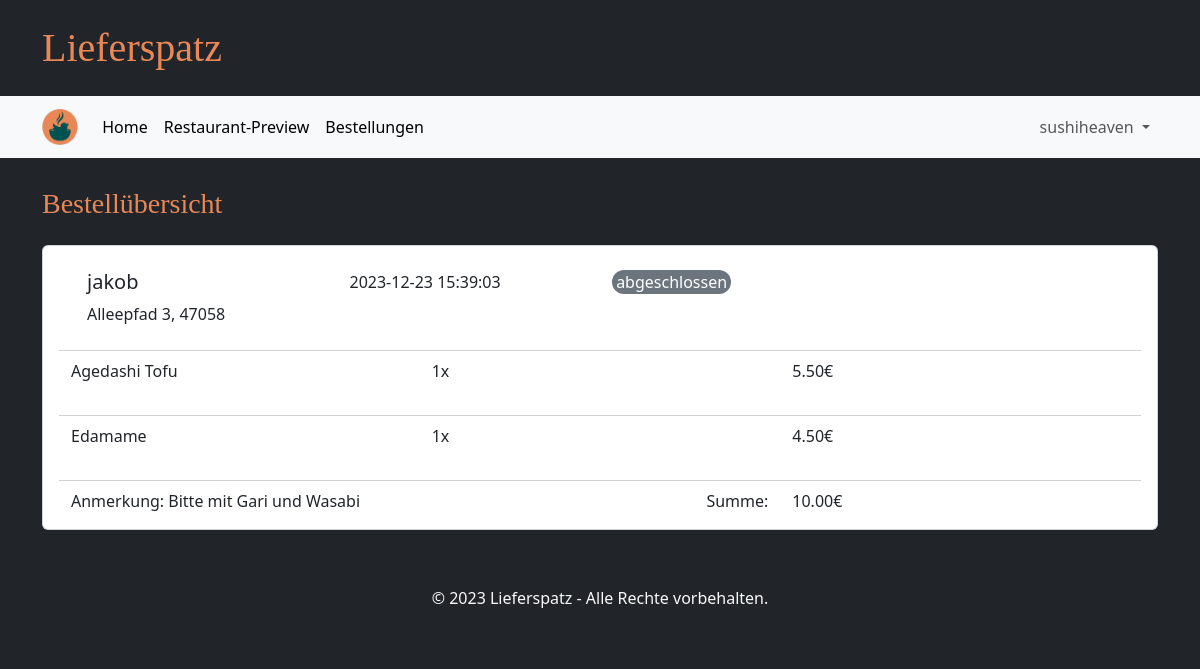
Page /orders (signed in) on the committed database.
### tables this page shows
CREATE TABLE Bestellung(
            KUsername TEXT NOT NULL,
            GUsername TEXT NOT NULL,
            Eingangszeit TEXT NOT NULL,
            Anmerkung TEXT,
            Bestellstatus TEXT NOT NULL CHECK( Bestellstatus IN ('in Bearbeitung','in Zubereitung','storniert','abgeschlossen') )
        );

CREATE TABLE KundenAccount(
            Username TEXT PRIMARY KEY NOT NULL,
            Passwort TEXT NOT NULL,
            Nachname TEXT NOT NULL,
            Vorname TEXT NOT NULL,
            Strasse TEXT NOT NULL,
            Hausnummer INTEGER NOT NULL,
            Plz INTEGER NOT NULL
        );

CREATE TABLE bestellung_beinhaltet(
            Bestellung INTEGER NOT NULL,
            ItemID INTEGER NOT NULL,
            Menge INTEGER NOT NULL,
            FOREIGN KEY(Bestellung) REFERENCES Bestellung(ID)
            FOREIGN KEY(ItemID) REFERENCES Item(ID) ON DELETE CASCADE
        );

CREATE TABLE Item(
            ID INTEGER NOT NULL,
            Restaurant TEXT NOT NULL,
            Name TEXT NOT NULL,
            Kategorie TEXT CHECK(Kategorie IN ('Vorspeise', 'Hauptgericht', 'Dessert', 'Getränk')),
            IBeschreibung TEXT NOT NULL DEFAULT '',
            Preis INTEGER NOT NULL,
            Deaktiviert INTEGER DEFAULT 0 CHECK(Deaktiviert IN (0, 1)),
            PRIMARY KEY (ID),
            FOREIGN KEY (Restaurant) REFERENCES GeschaeftsAccount(username),
            UNIQUE(Restaurant, Name, Kategorie, IBeschreibung, Preis)                 
        );

### main.py (the view, shortened to what this page needs)
@app.route("/orders", methods=["GET", "POST"])
def order_page():
    if "user" in session:
        if "business" in session:
            orders = database.get_orders(session["user"], True)
            return render_template("orders_business.html", orders=orders)
        else:
            orders = database.get_orders(session["user"], False)
            return render_template("orders_customer.html", orders=orders)
    return redirect(url_for("login_customer_page"))

### database.py (called while the page is built)
def getData(sql, params = ()):
    dbcon = sqlite3.connect("instance/db.db")
    cursor = dbcon.cursor()
    cursor.execute(sql, params)
    return cursor

### templates/orders_business.html (shortened to what this page needs)
{% extends "base.html" %}
{% block heading %}Bestellübersicht{% endblock %}
{% block content %}
<div class="row g-4 mb-4">
  {% for status in ['in Bearbeitung', 'in Zubereitung', 'abgeschlossen/storniert'] %}
    {% for order in orders %}
      {% if order['orderstatus'] in status %}
        <div class="card">
        <div class="card-body">
          <div class="row card-header bg-transparent mb-2">
            <div class="col-3">
              <h5 class="card-title">{{ order['KUsername'] }}</h5>
              <p>{{ order['street'] }} {{ order['housenumber'] }}, {{ order['postalcode'] }}</p>
            </div>
            <div class="col-3">
              <p class="card-text">{{ order['ordertime'].split('.')[0] }}</p>
            </div>
            <div class="col-3">
              <p class="card-text col-6 text-center rounded-4 text-white bg-{{
                'success' if order['orderstatus'] == 'in Zubereitung' else 'warning' if order['orderstatus'] == 'in Bearbeitung' else 'secondary'
                }}">{{ order['orderstatus'] }}</p>
            </div>
            <div class="col-3">
            </div>
          </div>
            {% for item in order['items'] %}
            <div class="row">
              <p class="card-text col-4">{{ item['name'] }}</p>
              <p class="card-text col-4">{{ item['amount'] }}x</p>
              <p class="card-text col-4">{{ "%.2f" | format(item['price']*item['amount']/100) }}€</p>
            </div>
            <div class="row card-header bg-transparent mb-2"></div>
            {% endfor %}
            <div class="card-text row">
              <div class="col-4">
                Anmerkung: {{ order['comment'] }}
              </div>
              <div class="col-4 d-flex justify-content-end">Summe: </div>
              <div class="col-4">
                {{ "%.2f" | format(order['sum']/100) }}€
              </div>
            </div>
        </div>
        </div>
      {% endif %}
    {% endfor %}
  {% endfor %}
</div>
{% endblock %}

### static/style.css (style rules this page uses)
.text-center { text-align: center; }

### rows in the picture
Bestellung: KUsername "jakob", ordertime "2023-12-23 15:39:03", orderstatus "abgeschlossen", comment "Bitte mit Gari und Wasabi"
KundenAccount: street "Alleepfad", postalcode "47058"
bestellung_beinhaltet: name "Agedashi Tofu", amount "1"
Item: item['price']*item['amount']/100 "5.50"
bestellung_beinhaltet: name "Edamame", amount "1"
Item: item['price']*item['amount']/100 "4.50"

### other values in the picture
{{ session['user'] }} "sushiheaven"
{{ order['housenumber'] }} "3"
{{ "%.2f" | format(order['sum']/100) }} "10.00"
